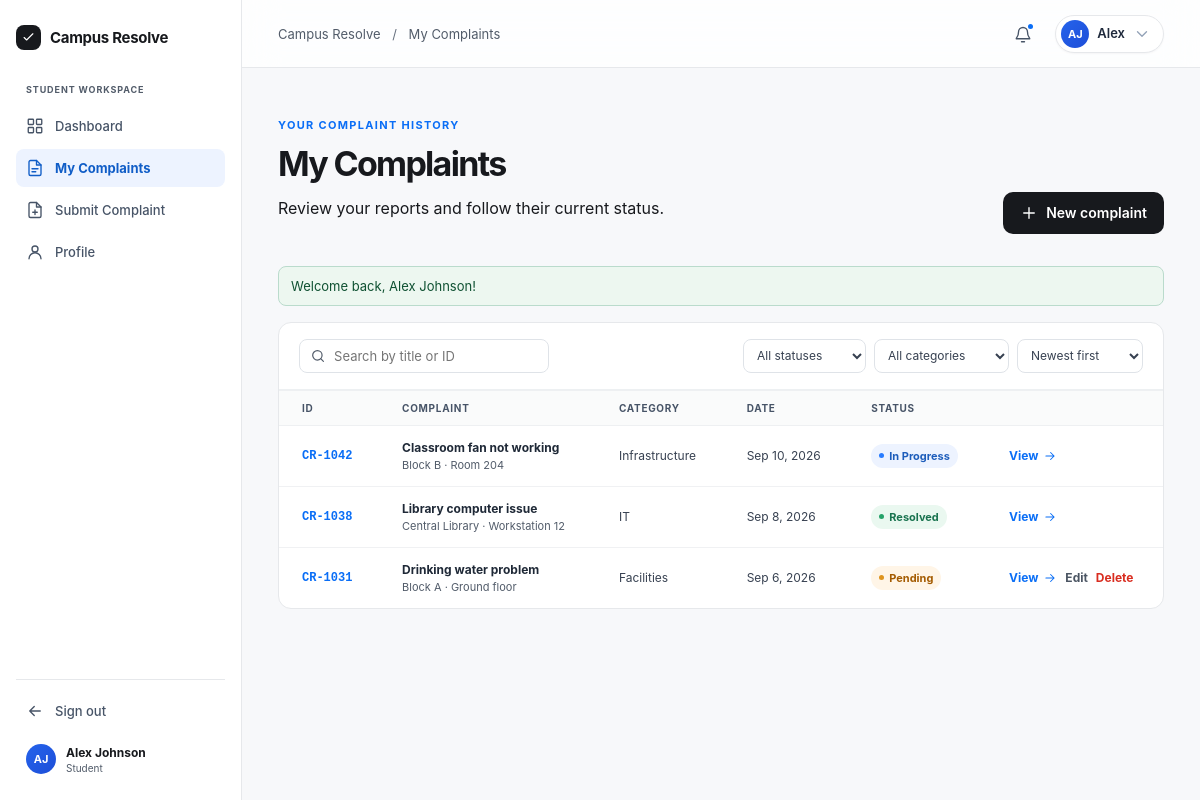
Screenshot of /student/complaints.php (signed in) with the database file from the repository.
### tables this page shows
CREATE TABLE `complaints` (
  `id` INT AUTO_INCREMENT PRIMARY KEY,
  `complaint_code` VARCHAR(20) NOT NULL UNIQUE,
  `user_id` INT NOT NULL,
  `title` VARCHAR(200) NOT NULL,
  `category` ENUM('Infrastructure', 'IT', 'Facilities', 'Laboratory', 'Other') NOT NULL,
  `location` VARCHAR(150) NOT NULL,
  `description` TEXT NOT NULL,
  `attachment` VARCHAR(255) DEFAULT NULL,
  `status` ENUM('Pending', 'In Progress', 'Resolved', 'Rejected') NOT NULL DEFAULT 'Pending',
  `created_at` DATETIME NOT NULL DEFAULT CURRENT_TIMESTAMP,
  `updated_at` DATETIME NOT NULL DEFAULT CURRENT_TIMESTAMP ON UPDATE CURRENT_TIMESTAMP,
  CONSTRAINT `fk_complaints_user` FOREIGN KEY (`user_id`) REFERENCES `users` (`id`) ON DELETE CASCADE
);

### includes/auth_check_student.php (called while the page is built, shortened)
<?php
require_once __DIR__ . '/auth.php';
$base = $base ?? '../';

### includes/auth.php (called while the page is built, shortened)
<?php
function get_flash(bool $clearCache = false): ?array {
    static $cached = null;
    if (isset($_SESSION['flash'])) {
        $cached = $_SESSION['flash'];
    }
    return $cached;
}

### student/complaints.php (the view, shortened to what this page needs)
<?php
$base = '../';
require_once __DIR__ . '/../config/db_connect.php';
require_once __DIR__ . '/../includes/auth.php';
require_once __DIR__ . '/../includes/helpers.php';
require_once __DIR__ . '/../includes/auth_check_student.php';
$user = current_user();
$userId = (int)$user['id'];
$search = trim((string)($_GET['q'] ?? ''));
$sortFilter = (string)($_GET['sort'] ?? 'new');
$sql = 'SELECT `id`, `complaint_code`, `title`, `category`, `location`, `status`, `created_at` FROM `complaints` WHERE `user_id` = ?';
$params = [$userId];
if ($sortFilter === 'old') {
    $sql .= ' ORDER BY `created_at` ASC';
} elseif ($sortFilter === 'status') {
    $sql .= ' ORDER BY `status` ASC, `created_at` DESC';
} else {
    $sql .= ' ORDER BY `created_at` DESC';
}
$stmt = $pdo->prepare($sql);
$stmt->execute($params);
$complaints = $stmt->fetchAll();
?>
<!doctype html>
<html lang="en">
  <head>
    <link rel="stylesheet" href="<?= $base ?>assets/css/styles.css?v=<?= time() ?>" />
  </head>
  <body>
    <div class="app-shell">
      <?php require __DIR__ . '/../includes/student-sidebar.php'; ?>
      <div class="app-body">
        <?php require __DIR__ . '/../includes/header.php'; ?>
        <main id="main-content" class="app-main">
          <section class="page-head list-head">
            <div>
              <p class="eyebrow">Your complaint history</p>
              <h1>My Complaints</h1>
              <p>Review your reports and follow their current status.</p>
            </div>
            <a class="button primary" href="<?= $base ?>student/submit_complaint.php">
              <svg class="icon"><use href="<?= $base ?>icons.svg#i-plus" /></svg>New complaint
            </a>
          </section>
          <?php $flash = get_flash(); if ($flash): ?>
            <div class="form-alert <?= ($flash['type'] ?? '') === 'success' ? 'success' : '' ?>" role="<?= ($flash['type'] ?? '') === 'success' ? 'status' : 'alert' ?>">
              <?= e($flash['message']) ?>
            </div>
          <?php endif; ?>
          <section class="panel table-panel">
            <div class="table-controls">
              <label class="search-input">
                <svg class="icon"><use href="<?= $base ?>icons.svg#i-search" /></svg>
                <input
                  id="complaint-search"
                  name="q"
                  value="<?= e($search) ?>"
                  placeholder="Search by title or ID"
                  aria-label="Search complaints"
                />
              </label>
              <div class="filter-row">
                <select
                  name="status"
                  data-complaint-filter="status"
                  aria-label="Filter by status"
                >
                  <option value="">All statuses</option>
                </select>
                <select
                  name="category"
                  data-complaint-filter="category"
                  aria-label="Filter by category"
                >
                  <option value="">All categories</option>
                </select>
                <select name="sort" data-complaint-sort aria-label="Sort complaints">
                  <option value="new" <?= $sortFilter === 'new' ? 'selected' : '' ?>>Newest first</option>
                </select>
              </div>
            </div>
            <div class="responsive-table">
              <table id="complaint-table" class="<?= empty($complaints) ? 'is-hidden' : '' ?>">
                <thead>
                  <tr>
                    <th>ID</th>
                    <th>Complaint</th>
                    <th>Category</th>
                    <th>Date</th>
                    <th>Status</th>
                    <th><span class="sr-only">Actions</span></th>
                  </tr>
                </thead>
                <tbody>
                  <?php foreach ($complaints as $complaint): ?>
                    <tr
                      data-status="<?= e($complaint['status']) ?>"
                      data-category="<?= e($complaint['category']) ?>"
                      data-date="<?= (int)strtotime($complaint['created_at']) ?>"
                    >
                      <td data-label="ID">
                        <a class="id-link" href="<?= $base ?>student/complaint_details.php?id=<?= (int)$complaint['id'] ?>">
                          <?= e($complaint['complaint_code']) ?>
                        </a>
                      </td>
                      <td data-label="Complaint">
                        <a href="<?= $base ?>student/complaint_details.php?id=<?= (int)$complaint['id'] ?>" style="text-decoration: none; color: inherit;">
                          <strong><?= e($complaint['title']) ?></strong>
                        </a>
                        <small><?= e($complaint['location']) ?></small>
                      </td>
                      <td data-label="Category"><?= e($complaint['category']) ?></td>
                      <td data-label="Date"><?= e(format_date($complaint['created_at'], true)) ?></td>
                      <td data-label="Status"><?= status_badge($complaint['status']) ?></td>
                      <td>
                        <div style="display: flex; align-items: center; gap: 8px;">
                          <a class="view-link" href="<?= $base ?>student/complaint_details.php?id=<?= (int)$complaint['id'] ?>">
                            View
                            <svg class="icon" width="14" height="14"><use href="<?= $base ?>icons.svg#i-arrow" /></svg>
                          </a>
                          <?php if ($complaint['status'] === 'Pending'): ?>
                            <a class="view-link" style="color: #4b5563;" href="<?= $base ?>student/submit_complaint.php?id=<?= (int)$complaint['id'] ?>">Edit</a>
                            <form method="post" style="display: inline;" onsubmit="return confirm('Are you sure you want to delete this pending complaint? This action cannot be undone.');">
                              <button class="view-link" style="color: var(--red); cursor: pointer;" type="submit">Delete</button>
                            </form>
                          <?php endif; ?>
                        </div>
                      </td>
                    </tr>
                  <?php endforeach; ?>
                </tbody>
              </table>
            </div>
          </section>
        </main>
      </div>
    </div>
    <?php require __DIR__ . '/../includes/footer.php'; ?>

### includes/helpers.php (shortened to what this page needs)
<?php
function e(?string $str): string {
    return htmlspecialchars((string)$str, ENT_QUOTES, 'UTF-8');
}
function status_badge(string $status): string {
    $normalized = strtolower(trim($status));
    $cls = 'pending';
    $label = 'Pending';
    if ($normalized === 'in progress' || $normalized === 'in-progress' || $normalized === 'under review') {
        $cls = 'in-progress';
        $label = 'In Progress';
    } elseif ($normalized === 'resolved' || $normalized === 'completed') {
        $cls = 'resolved';
        $label = 'Resolved';
    } elseif ($normalized === 'rejected') {
        $cls = 'rejected';
        $label = 'Rejected';
    }
    return '<span class="status ' . e($cls) . '"><i></i>' . e($label) . '</span>';
}
function format_date(?string $datetime, bool $includeYear = false): string {
    $timestamp = strtotime($datetime);
    return date($includeYear ? 'M j, Y' : 'M j', $timestamp);
}

### rows the page displays
complaints: complaint_code "CR-1042", title "Classroom fan not working", location "Block B · Room 204", category "Infrastructure", created_at "Sep 10, 2026", status "In Progress"
complaints: complaint_code "CR-1038", title "Library computer issue", location "Central Library · Workstation 12", category "IT", created_at "Sep 8, 2026", status "Resolved"
complaints: complaint_code "CR-1031", title "Drinking water problem", location "Block A · Ground floor", category "Facilities", created_at "Sep 6, 2026"

### other values shown
$initials "AJ"
$name "Alex Johnson"
$crumb_title "My Complaints"
$first_name "Alex"
$flash['message'] "Welcome back, Alex Johnson!"
